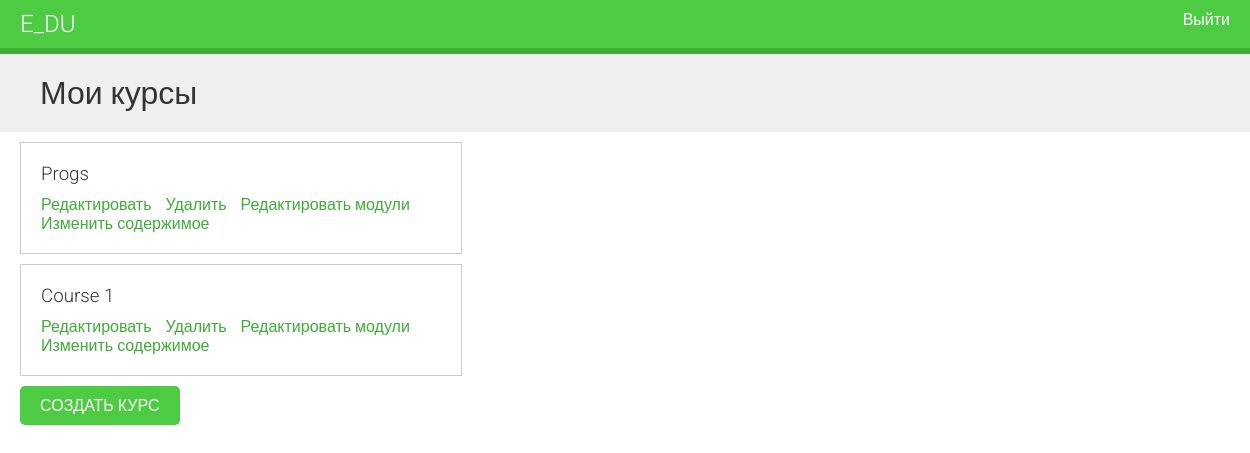
The app's page /course/mine/ (signed in), older data.
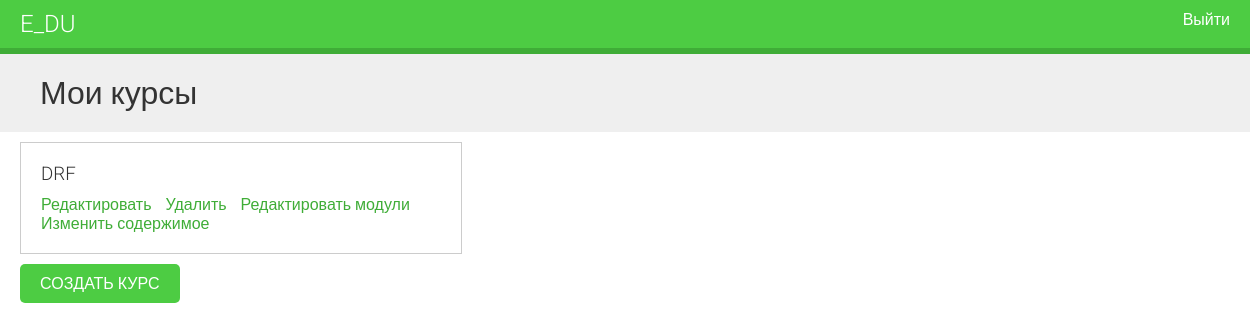
The same page, newer data.
### courses/models.py (models this page shows, shortened)
class Course(models.Model):
    owner = models.ForeignKey(
        User, related_name='courses_created', on_delete=models.CASCADE)
    subject = models.ForeignKey(
        Subject, related_name='courses', on_delete=models.CASCADE)
    title = models.CharField(max_length=200)
    slug = models.SlugField(max_length=200, unique=True)
    overview = models.TextField()
    created = models.DateTimeField(auto_now_add=True)
    students = models.ManyToManyField(
        User, related_name='courses_joined', blank=True)
    class Meta:
        ordering = [
            '-created',
        ]

### courses/views.py (the view)
# urls.py: path('mine/', views.ManageCourseListView.as_view(), name='manage_course_list'),
class ManageCourseListView(OwnerCourseMixin, ListView):
    template_name = 'courses/manage/course/list.html'
    permission_required = 'courses.view_course'

### courses/views.py (called while the page is built)
    def get_queryset(self):
        qs = super().get_queryset()
        return qs.filter(owner=self.request.user)

### courses/templates/courses/manage/course/list.html (shortened to what this page needs)
{% extends 'base.html' %}
{% block content %}
    <h1>Мои курсы</h1>
    <div class="module">
        {% for course in object_list %}
            <div class="course-info">
                <h3>{{ course.title }}</h3>
                <p>
                    <a href="{% url 'course_edit' course.id %}">Редактировать</a>
                    <a href="{% url 'course_delete' course.id %}">Удалить</a>
                    <a href="{% url 'course_module_update' course.id %}">Редактировать модули</a>
                    {% if course.modules.count > 0 %}
                        <a href="{% url 'module_content_list' course.modules.first.id %}">
                            Изменить содержимое
                        </a>
                    {% endif %}
                </p>
            </div>
        {% empty %}
            <p>Вы не создали еще ни одного курса</p>
        {% endfor %}
        <p>
            <a href="{% url 'course_create' %}" class="button">Создать курс</a>
        </p>
    </div>
{% endblock  %}

Row changes from the older to the newer data that the page shows:
removed Course: title "Progs", shows "Изменить содержимое"
removed Course: title "Course 1", shows "Изменить содержимое"
added Course: title "DRF", shows "Изменить содержимое"
